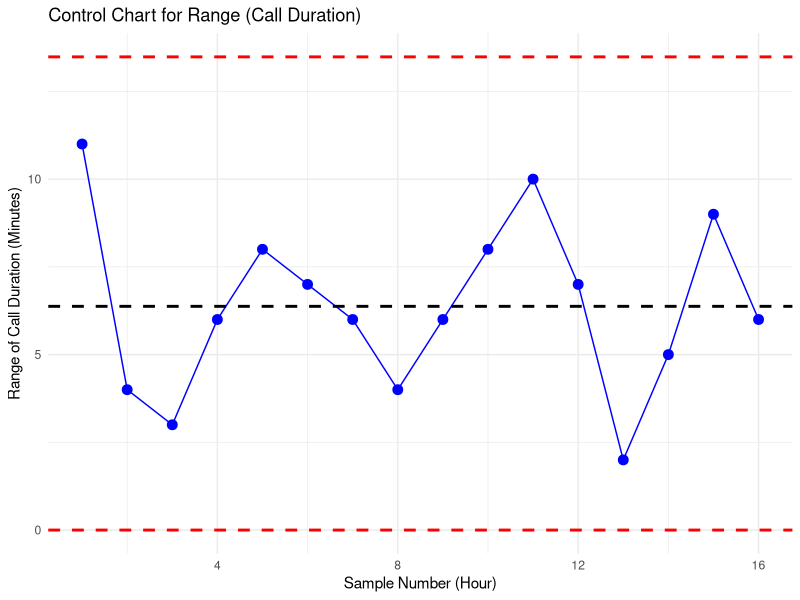

Generate this figure with R:
#Page No.706
library(ggplot2)
library(dplyr)

call_data <- data.frame(
  Sample = 1:16,
  Time1 = c(8, 7, 11, 12, 11, 7, 10, 8, 8, 12, 7, 9, 10, 8, 10, 9),
  Time2 = c(9, 10, 12, 8, 10, 7, 7, 11, 11, 9, 7, 9, 12, 11, 13, 11),
  Time3 = c(15, 7, 10, 6, 6, 10, 4, 11, 8, 12, 9, 4, 12, 9, 9, 8),
  Time4 = c(4, 6, 9, 9, 14, 4, 10, 7, 14, 17, 17, 4, 12, 6, 4, 5),
  Time5 = c(11, 8, 10, 12, 11, 11, 10, 7, 12, 11, 13, 11, 12, 8, 9, 11)
)

call_data <- call_data %>%
  rowwise() %>%
  mutate(
    Range = max(c(Time1, Time2, Time3, Time4, Time5)) - min(c(Time1, Time2, Time3, Time4, Time5))
  )

R_bar <- mean(call_data$Range)

D3 <- 0
D4 <- 2.115

UCL_R <- D4 * R_bar
LCL_R <- D3 * R_bar

cat("Average Range (R̄):", R_bar)
cat("Upper Control Limit (UCL_R):", UCL_R)
cat("Lower Control Limit (LCL_R):", LCL_R)

ggplot(call_data, aes(x = Sample, y = Range)) +
  geom_line(color = "blue") + 
  geom_point(color = "blue", size = 3) +
  geom_hline(yintercept = R_bar, linetype = "dashed", color = "black", size = 1) +
  geom_hline(yintercept = UCL_R, linetype = "dashed", color = "red", size = 1) +
  geom_hline(yintercept = LCL_R, linetype = "dashed", color = "red", size = 1) +
  labs(
    title = "Control Chart for Range (Call Duration)",
    x = "Sample Number (Hour)",
    y = "Range of Call Duration (Minutes)"
  ) +
  theme_minimal()
